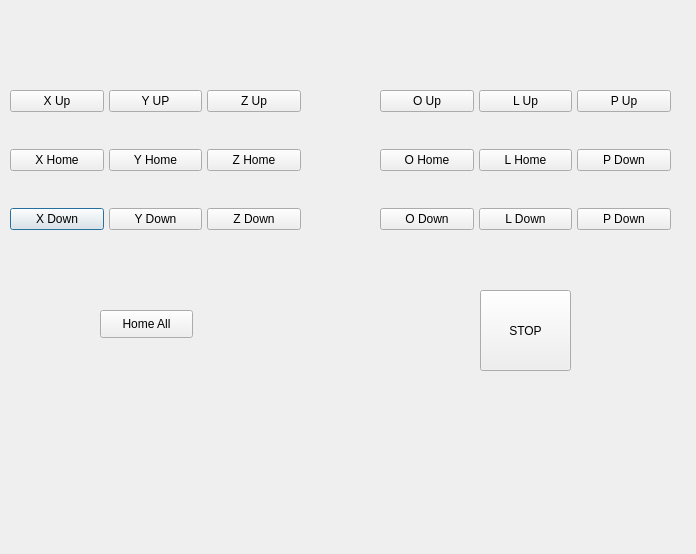
<?xml version="1.0" encoding="UTF-8"?>
<ui version="4.0">
 <class>Microscope</class>
 <widget class="QDialog" name="Microscope">
  <property name="enabled">
   <bool>true</bool>
  </property>
  <property name="geometry">
   <rect>
    <x>0</x>
    <y>0</y>
    <width>696</width>
    <height>554</height>
   </rect>
  </property>
  <property name="windowTitle">
   <string>Microscope Control</string>
  </property>
  <widget class="QWidget" name="gridLayoutWidget">
   <property name="geometry">
    <rect>
     <x>10</x>
     <y>60</y>
     <width>291</width>
     <height>201</height>
    </rect>
   </property>
   <layout class="QGridLayout" name="XYZLayout">
    <property name="leftMargin">
     <number>0</number>
    </property>
    <property name="horizontalSpacing">
     <number>5</number>
    </property>
    <property name="verticalSpacing">
     <number>7</number>
    </property>
    <item row="2" column="0">
     <widget class="QPushButton" name="pushButton_3">
      <property name="text">
       <string>X Down</string>
      </property>
     </widget>
    </item>
    <item row="0" column="2">
     <widget class="QPushButton" name="pushButton_8">
      <property name="text">
       <string>Z Up</string>
      </property>
     </widget>
    </item>
    <item row="1" column="0">
     <widget class="QPushButton" name="pushButton_2">
      <property name="text">
       <string>X Home</string>
      </property>
     </widget>
    </item>
    <item row="0" column="0">
     <widget class="QPushButton" name="pushButton">
      <property name="text">
       <string>X Up</string>
      </property>
     </widget>
    </item>
    <item row="1" column="1">
     <widget class="QPushButton" name="pushButton_5">
      <property name="text">
       <string>Y Home</string>
      </property>
     </widget>
    </item>
    <item row="1" column="2">
     <widget class="QPushButton" name="pushButton_7">
      <property name="text">
       <string>Z Home</string>
      </property>
     </widget>
    </item>
    <item row="2" column="2">
     <widget class="QPushButton" name="pushButton_11">
      <property name="text">
       <string>Z Down</string>
      </property>
     </widget>
    </item>
    <item row="0" column="1">
     <widget class="QPushButton" name="pushButton_4">
      <property name="text">
       <string>Y UP</string>
      </property>
     </widget>
    </item>
    <item row="2" column="1">
     <widget class="QPushButton" name="pushButton_6">
      <property name="text">
       <string>Y Down</string>
      </property>
     </widget>
    </item>
   </layout>
  </widget>
  <widget class="QWidget" name="gridLayoutWidget_2">
   <property name="geometry">
    <rect>
     <x>380</x>
     <y>60</y>
     <width>291</width>
     <height>201</height>
    </rect>
   </property>
   <layout class="QGridLayout" name="OLPLayour">
    <property name="leftMargin">
     <number>0</number>
    </property>
    <property name="horizontalSpacing">
     <number>5</number>
    </property>
    <property name="verticalSpacing">
     <number>7</number>
    </property>
    <item row="0" column="0">
     <widget class="QPushButton" name="pushButton_13">
      <property name="text">
       <string>O Up</string>
      </property>
     </widget>
    </item>
    <item row="2" column="1">
     <widget class="QPushButton" name="pushButton_18">
      <property name="text">
       <string>L Down</string>
      </property>
     </widget>
    </item>
    <item row="0" column="1">
     <widget class="QPushButton" name="pushButton_17">
      <property name="text">
       <string>L Up</string>
      </property>
     </widget>
    </item>
    <item row="1" column="1">
     <widget class="QPushButton" name="pushButton_14">
      <property name="text">
       <string>L Home</string>
      </property>
     </widget>
    </item>
    <item row="0" column="2">
     <widget class="QPushButton" name="pushButton_10">
      <property name="text">
       <string>P Up</string>
      </property>
     </widget>
    </item>
    <item row="2" column="2">
     <widget class="QPushButton" name="pushButton_16">
      <property name="text">
       <string>P Down</string>
      </property>
     </widget>
    </item>
    <item row="2" column="0">
     <widget class="QPushButton" name="pushButton_9">
      <property name="text">
       <string>O Down</string>
      </property>
     </widget>
    </item>
    <item row="1" column="0">
     <widget class="QPushButton" name="pushButton_12">
      <property name="text">
       <string>O Home</string>
      </property>
     </widget>
    </item>
    <item row="1" column="2">
     <widget class="QPushButton" name="pushButton_15">
      <property name="text">
       <string>P Down</string>
      </property>
     </widget>
    </item>
   </layout>
  </widget>
  <widget class="QPushButton" name="pushButton_19">
   <property name="geometry">
    <rect>
     <x>100</x>
     <y>310</y>
     <width>93</width>
     <height>28</height>
    </rect>
   </property>
   <property name="text">
    <string>Home All</string>
   </property>
  </widget>
  <widget class="QPushButton" name="pushButton_20">
   <property name="geometry">
    <rect>
     <x>480</x>
     <y>290</y>
     <width>91</width>
     <height>81</height>
    </rect>
   </property>
   <property name="autoFillBackground">
    <bool>false</bool>
   </property>
   <property name="text">
    <string>STOP</string>
   </property>
  </widget>
 </widget>
 <resources/>
 <connections/>
</ui>
